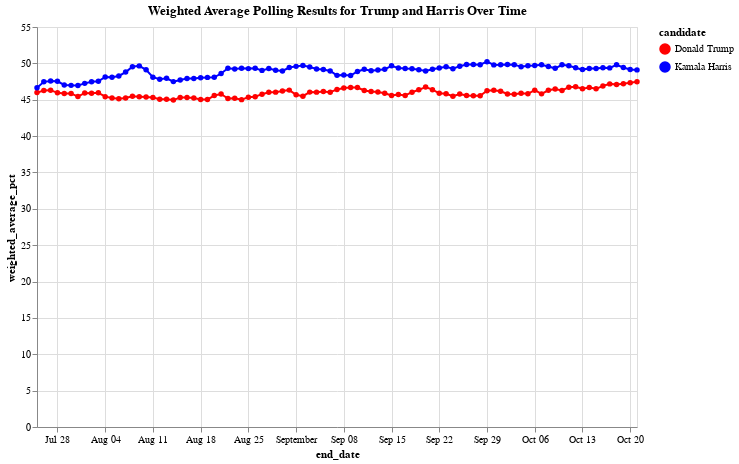

The notebook cell saved with this chart:
### Code cell
# Pivot the data so that we have both candidates' weighted averages in the same row for each end_date
df_pivot = df_weighted_averages.pivot(index='end_date', columns='candidate_name', values='weighted_average_pct').reset_index()

# Create the line chart with points, showing both candidates' weighted percentages in the tooltip
chart = alt.Chart(df_pivot).transform_fold(
    ['Donald Trump', 'Kamala Harris'],  # Specify the candidates to include
    as_=['candidate', 'weighted_average_pct']  # Assign new names for the folded fields
).mark_line(point=True).encode(
    x='end_date:T',  # Temporal encoding for end_date
    y='weighted_average_pct:Q',  # Quantitative encoding for weighted averages
    color=alt.Color('candidate:N', scale=alt.Scale(domain=['Donald Trump', 'Kamala Harris'], range=['red', 'blue'])),  # Custom colors
    tooltip=['end_date:T', 'Kamala Harris:Q','Donald Trump:Q']  # Tooltip to display both candidates' percentages
).properties(
    title='Weighted Average Polling Results for Trump and Harris Over Time',
    width=600,
    height=400
)

chart.show()

### Figure 1 — Vega-Lite specification as saved in the notebook (floating-point values rounded to 4 significant figures)
{"config": {"view": {"continuousWidth": 300, "continuousHeight": 300}}, "data": {"name": "data-c1d78ef9875352ca9e337d5eca97946a"}, "mark": {"type": "line", "point": true}, "encoding": {"color": {"field": "candidate", "scale": {"domain": ["Donald Trump", "Kamala Harris"], "range": ["red", "blue"]}, "type": "nominal"}, "tooltip": [{"field": "end_date", "type": "temporal"}, {"field": "Kamala Harris", "type": "quantitative"}, {"field": "Donald Trump", "type": "quantitative"}], "x": {"field": "end_date", "type": "temporal"}, "y": {"field": "weighted_average_pct", "type": "quantitative"}}, "height": 400, "title": "Weighted Average Polling Results for Trump and Harris Over Time", "transform": [{"fold": ["Donald Trump", "Kamala Harris"], "as": ["candidate", "weighted_average_pct"]}], "width": 600, "$schema": "https://vega.github.io/schema/vega-lite/v5.20.1.json", "datasets": {"data-c1d78ef9875352ca9e337d5eca97946a": [{"end_date": "2024-07-25T00:00:00", "Donald Trump": 45.98, "Kamala Harris": 46.65}, {"end_date": "2024-07-26T00:00:00", "Donald Trump": 46.27, "Kamala Harris": 47.46}, {"end_date": "2024-07-27T00:00:00", "Donald Trump": 46.32, "Kamala Harris": 47.57}, {"end_date": "2024-07-28T00:00:00", "Donald Trump": 45.94, "Kamala Harris": 47.54}, {"end_date": "2024-07-29T00:00:00", "Donald Trump": 45.85, "Kamala Harris": 47.03}, {"end_date": "2024-07-30T00:00:00", "Donald Trump": 45.86, "Kamala Harris": 46.97}, {"end_date": "2024-07-31T00:00:00", "Donald Trump": 45.43, "Kamala Harris": 46.97}, {"end_date": "2024-08-01T00:00:00", "Donald Trump": 45.94, "Kamala Harris": 47.25}, {"end_date": "2024-08-02T00:00:00", "Donald Trump": 45.88, "Kamala Harris": 47.48}, {"end_date": "2024-08-03T00:00:00", "Donald Trump": 45.95, "Kamala Harris": 47.54}, {"end_date": "2024-08-04T00:00:00", "Donald Trump": 45.42, "Kamala Harris": 48.12}, {"end_date": "2024-08-05T00:00:00", "Donald Trump": 45.25, "Kamala Harris": 48.1}, {"end_date": "2024-08-06T00:00:00", "Donald Trump": 45.12, "Kamala Harris": 48.27}, {"end_date": "2024-08-07T00:00:00", "Donald Trump": 45.23, "Kamala Harris": 48.81}, {"end_date": "2024-08-08T00:00:00", "Donald Trump": 45.48, "Kamala Harris": 49.53}, {"end_date": "2024-08-09T00:00:00", "Donald Trump": 45.42, "Kamala Harris": 49.65}, {"end_date": "2024-08-10T00:00:00", "Donald Trump": 45.38, "Kamala Harris": 49.11}, {"end_date": "2024-08-11T00:00:00", "Donald Trump": 45.32, "Kamala Harris": 48.1}, {"end_date": "2024-08-12T00:00:00", "Donald Trump": 45.06, "Kamala Harris": 47.82}, {"end_date": "2024-08-13T00:00:00", "Donald Trump": 45.07, "Kamala Harris": 47.95}, {"end_date": "2024-08-14T00:00:00", "Donald Trump": 44.95, "Kamala Harris": 47.49}, {"end_date": "2024-08-15T00:00:00", "Donald Trump": 45.3, "Kamala Harris": 47.72}, {"end_date": "2024-08-16T00:00:00", "Donald Trump": 45.31, "Kamala Harris": 47.93}, {"end_date": "2024-08-17T00:00:00", "Donald Trump": 45.24, "Kamala Harris": 47.92}, {"end_date": "2024-08-18T00:00:00", "Donald Trump": 45.03, "Kamala Harris": 48.02}, {"end_date": "2024-08-19T00:00:00", "Donald Trump": 45.02, "Kamala Harris": 48.07}, {"end_date": "2024-08-20T00:00:00", "Donald Trump": 45.58, "Kamala Harris": 48.08}, {"end_date": "2024-08-21T00:00:00", "Donald Trump": 45.79, "Kamala Harris": 48.6}, {"end_date": "2024-08-22T00:00:00", "Donald Trump": 45.17, "Kamala Harris": 49.33}, {"end_date": "2024-08-23T00:00:00", "Donald Trump": 45.2, "Kamala Harris": 49.24}, {"end_date": "2024-08-24T00:00:00", "Donald Trump": 45.01, "Kamala Harris": 49.32}, {"end_date": "2024-08-25T00:00:00", "Donald Trump": 45.35, "Kamala Harris": 49.28}, {"end_date": "2024-08-26T00:00:00", "Donald Trump": 45.41, "Kamala Harris": 49.32}, {"end_date": "2024-08-27T00:00:00", "Donald Trump": 45.76, "Kamala Harris": 49.03}, {"end_date": "2024-08-28T00:00:00", "Donald Trump": 46.02, "Kamala Harris": 49.29}, {"end_date": "2024-08-29T00:00:00", "Donald Trump": 46.04, "Kamala Harris": 49.05}, {"end_date": "2024-08-30T00:00:00", "Donald Trump": 46.19, "Kamala Harris": 48.96}, {"end_date": "2024-08-31T00:00:00", "Donald Trump": 46.32, "Kamala Harris": 49.43}, {"end_date": "2024-09-01T00:00:00", "Donald Trump": 45.67, "Kamala Harris": 49.59}, {"end_date": "2024-09-02T00:00:00", "Donald Trump": 45.48, "Kamala Harris": 49.71}, {"end_date": "2024-09-03T00:00:00", "Donald Trump": 46.05, "Kamala Harris": 49.49}, {"end_date": "2024-09-04T00:00:00", "Donald Trump": 46.04, "Kamala Harris": 49.22}, {"end_date": "2024-09-05T00:00:00", "Donald Trump": 46.12, "Kamala Harris": 49.15}, {"end_date": "2024-09-06T00:00:00", "Donald Trump": 46.03, "Kamala Harris": 48.95}, {"end_date": "2024-09-07T00:00:00", "Donald Trump": 46.41, "Kamala Harris": 48.35}, {"end_date": "2024-09-08T00:00:00", "Donald Trump": 46.62, "Kamala Harris": 48.41}, {"end_date": "2024-09-09T00:00:00", "Donald Trump": 46.68, "Kamala Harris": 48.32}, {"end_date": "2024-09-10T00:00:00", "Donald Trump": 46.67, "Kamala Harris": 48.88}, {"end_date": "2024-09-11T00:00:00", "Donald Trump": 46.27, "Kamala Harris": 49.18}, {"end_date": "2024-09-12T00:00:00", "Donald Trump": 46.13, "Kamala Harris": 48.97}, {"end_date": "2024-09-13T00:00:00", "Donald Trump": 46.05, "Kamala Harris": 49.09}, {"end_date": "2024-09-14T00:00:00", "Donald Trump": 45.89, "Kamala Harris": 49.18}, {"end_date": "2024-09-15T00:00:00", "Donald Trump": 45.59, "Kamala Harris": 49.66}, {"end_date": "2024-09-16T00:00:00", "Donald Trump": 45.71, "Kamala Harris": 49.35}, {"end_date": "2024-09-17T00:00:00", "Donald Trump": 45.59, "Kamala Harris": 49.29}, {"end_date": "2024-09-18T00:00:00", "Donald Trump": 46.03, "Kamala Harris": 49.25}, {"end_date": "2024-09-19T00:00:00", "Donald Trump": 46.36, "Kamala Harris": 49.11}, {"end_date": "2024-09-20T00:00:00", "Donald Trump": 46.75, "Kamala Harris": 48.95}, {"end_date": "2024-09-21T00:00:00", "Donald Trump": 46.38, "Kamala Harris": 49.19}, {"end_date": "2024-09-22T00:00:00", "Donald Trump": 45.88, "Kamala Harris": 49.35}, {"end_date": "2024-09-23T00:00:00", "Donald Trump": 45.83, "Kamala Harris": 49.52}, {"end_date": "2024-09-24T00:00:00", "Donald Trump": 45.49, "Kamala Harris": 49.26}, {"end_date": "2024-09-25T00:00:00", "Donald Trump": 45.78, "Kamala Harris": 49.62}, {"end_date": "2024-09-26T00:00:00", "Donald Trump": 45.58, "Kamala Harris": 49.84}, {"end_date": "2024-09-27T00:00:00", "Donald Trump": 45.55, "Kamala Harris": 49.83}, {"end_date": "2024-09-28T00:00:00", "Donald Trump": 45.54, "Kamala Harris": 49.82}, {"end_date": "2024-09-29T00:00:00", "Donald Trump": 46.25, "Kamala Harris": 50.23}, {"end_date": "2024-09-30T00:00:00", "Donald Trump": 46.29, "Kamala Harris": 49.79}, {"end_date": "2024-10-01T00:00:00", "Donald Trump": 46.16, "Kamala Harris": 49.8}, {"end_date": "2024-10-02T00:00:00", "Donald Trump": 45.8, "Kamala Harris": 49.85}, {"end_date": "2024-10-03T00:00:00", "Donald Trump": 45.76, "Kamala Harris": 49.82}, {"end_date": "2024-10-04T00:00:00", "Donald Trump": 45.89, "Kamala Harris": 49.55}, {"end_date": "2024-10-05T00:00:00", "Donald Trump": 45.82, "Kamala Harris": 49.66}, {"end_date": "2024-10-06T00:00:00", "Donald Trump": 46.31, "Kamala Harris": 49.7}, {"end_date": "2024-10-07T00:00:00", "Donald Trump": 45.81, "Kamala Harris": 49.8}, {"end_date": "2024-10-08T00:00:00", "Donald Trump": 46.3, "Kamala Harris": 49.56}, {"end_date": "2024-10-09T00:00:00", "Donald Trump": 46.47, "Kamala Harris": 49.32}, {"end_date": "2024-10-10T00:00:00", "Donald Trump": 46.27, "Kamala Harris": 49.8}, {"end_date": "2024-10-11T00:00:00", "Donald Trump": 46.73, "Kamala Harris": 49.68}, {"end_date": "2024-10-12T00:00:00", "Donald Trump": 46.77, "Kamala Harris": 49.4}, {"end_date": "2024-10-13T00:00:00", "Donald Trump": 46.52, "Kamala Harris": 49.14}, {"end_date": "2024-10-14T00:00:00", "Donald Trump": 46.67, "Kamala Harris": 49.29}, {"end_date": "2024-10-15T00:00:00", "Donald Trump": 46.5, "Kamala Harris": 49.28}, {"end_date": "2024-10-16T00:00:00", "Donald Trump": 46.89, "Kamala Harris": 49.4}, {"end_date": "2024-10-17T00:00:00", "Donald Trump": 47.18, "Kamala Harris": 49.38}, {"end_date": "2024-10-18T00:00:00", "Donald Trump": 47.08, "Kamala Harris": 49.8}, {"end_date": "2024-10-19T00:00:00", "Donald Trump": 47.18, "Kamala Harris": 49.43}, {"end_date": "2024-10-20T00:00:00", "Donald Trump": 47.34, "Kamala Harris": 49.15}, {"end_date": "2024-10-21T00:00:00", "Donald Trump": 47.46, "Kamala Harris": 49.1}]}}
